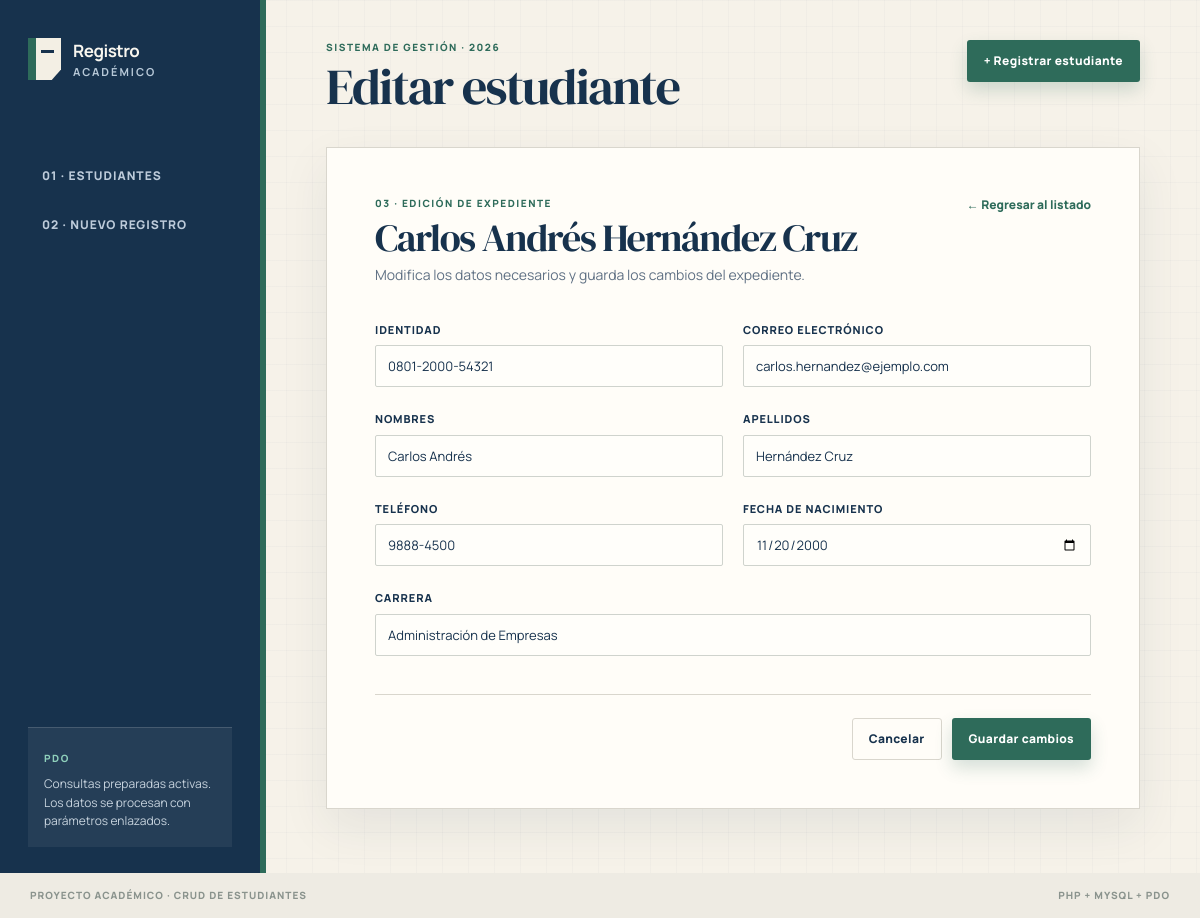
The page /editar.php?id=2 on the database its author committed.
### tables this page shows
CREATE TABLE IF NOT EXISTS estudiantes (
    id INT UNSIGNED AUTO_INCREMENT PRIMARY KEY,
    identidad VARCHAR(15) NOT NULL,
    nombres VARCHAR(100) NOT NULL,
    apellidos VARCHAR(100) NOT NULL,
    correo VARCHAR(150) NOT NULL,
    telefono VARCHAR(20) NOT NULL,
    fecha_nacimiento DATE NOT NULL,
    carrera VARCHAR(120) NOT NULL,
    created_at TIMESTAMP NOT NULL DEFAULT CURRENT_TIMESTAMP,
    updated_at TIMESTAMP NOT NULL DEFAULT CURRENT_TIMESTAMP ON UPDATE CURRENT_TIMESTAMP,
    CONSTRAINT uq_estudiantes_identidad UNIQUE (identidad),
    CONSTRAINT uq_estudiantes_correo UNIQUE (correo)
);

### includes/funciones.php (called while the page is built, shortened)
<?php
function escapar(?string $valor): string
{
    return htmlspecialchars((string) $valor, ENT_QUOTES, 'UTF-8');
}
function obtenerIdEntero(?string $valor): ?int
{
    $id = filter_var($valor, FILTER_VALIDATE_INT, ['options' => ['min_range' => 1]]);
    return $id === false ? null : $id;
}

### editar.php (the view, shortened to what this page needs)
<?php
require_once __DIR__ . '/includes/funciones.php';
$id = obtenerIdEntero($_GET['id'] ?? $_POST['id'] ?? null);
$pdo = conectarBaseDatos();
$consulta = $pdo->prepare(
    'SELECT id, identidad, nombres, apellidos, correo, telefono, fecha_nacimiento, carrera
     FROM estudiantes
     WHERE id = :id'
);
$consulta->execute(['id' => $id]);
$estudiante = $consulta->fetch();
require __DIR__ . '/includes/encabezado.php';
?>
<section class="hoja-formulario">
    <div class="seccion-cabecera">
        <div>
            <p class="etiqueta-seccion">03 · EDICIÓN DE EXPEDIENTE</p>
            <h2><?= escapar($estudiante['nombres'] . ' ' . $estudiante['apellidos']) ?></h2>
            <p class="descripcion-seccion">Modifica los datos necesarios y guarda los cambios del expediente.</p>
        </div>
        <a class="enlace-volver" href="index.php">← Regresar al listado</a>
    </div>
    <form class="formulario-estudiante" action="editar.php?id=<?= $id ?>" method="post" novalidate>
        <div class="campos-formulario">
            <div class="campo">
                <label for="identidad">Identidad</label>
                <input id="identidad" name="identidad" type="text" value="<?= escapar($estudiante['identidad']) ?>" maxlength="15" required>
            </div>
            <div class="campo">
                <label for="correo">Correo electrónico</label>
                <input id="correo" name="correo" type="email" value="<?= escapar($estudiante['correo']) ?>" maxlength="150" required>
            </div>
            <div class="campo">
                <label for="nombres">Nombres</label>
                <input id="nombres" name="nombres" type="text" value="<?= escapar($estudiante['nombres']) ?>" maxlength="100" required>
            </div>
            <div class="campo">
                <label for="apellidos">Apellidos</label>
                <input id="apellidos" name="apellidos" type="text" value="<?= escapar($estudiante['apellidos']) ?>" maxlength="100" required>
            </div>
            <div class="campo">
                <label for="telefono">Teléfono</label>
                <input id="telefono" name="telefono" type="tel" value="<?= escapar($estudiante['telefono']) ?>" maxlength="20" required>
            </div>
            <div class="campo">
                <label for="fecha_nacimiento">Fecha de nacimiento</label>
                <input id="fecha_nacimiento" name="fecha_nacimiento" type="date" value="<?= escapar($estudiante['fecha_nacimiento']) ?>" required>
            </div>
            <div class="campo campo-ancho">
                <label for="carrera">Carrera</label>
                <input id="carrera" name="carrera" type="text" value="<?= escapar($estudiante['carrera']) ?>" maxlength="120" required>
            </div>
        </div>
        <div class="acciones-formulario">
            <a class="boton boton-terciario" href="index.php">Cancelar</a>
            <button class="boton boton-principal" type="submit">Guardar cambios</button>
        </div>
    </form>
</section>
<?php require __DIR__ . '/includes/pie.php'; ?>

### assets/css/estilos.css (style rules this page uses)
:root { --marfil: #f6f2e9; --papel: #fffdf8; --tinta: #17324d; --tinta-suave: #607184; --dossier: #2e6b5a; --dossier-claro: #e2eee9; --terracota: #a54b37; --terracota-claro: #fae9e4; --linea: #d9d6cd; --sombra: 0 18px 45px rgba(23, 50, 77, 0.08); --serif: 'DM Serif Display', Georgia, serif; --sans: 'Manrope', Arial, sans-serif; }
* { box-sizing: border-box; }
body { margin: 0; color: var(--tinta); background-color: var(--marfil); background-image: linear-gradient(rgba(23, 50, 77, 0.025) 1px, transparent 1px), linear-gradient(90deg, rgba(23, 50, 77, 0.025) 1px, transparent 1px); background-size: 26px 26px; font-family: var(--sans); line-height: 1.5; }
a { color: inherit; }
.cabecera, .seccion-cabecera { display: flex; align-items: flex-start; justify-content: space-between; gap: 24px; }
.etiqueta-seccion { margin: 0 0 7px; color: var(--dossier); font-size: 10px; font-weight: 800; letter-spacing: 0.15em; text-transform: uppercase; }
h1, h2, h3, p { margin-top: 0; }
h1, h2 { font-family: var(--serif); font-weight: 400; letter-spacing: -0.035em; }
h2 { margin-bottom: 5px; font-size: clamp(28px, 3.2vw, 40px); line-height: 1.05; }
.boton { display: inline-flex; align-items: center; justify-content: center; min-height: 42px; padding: 10px 16px; border: 1px solid transparent; border-radius: 3px; font-family: var(--sans); font-size: 12px; font-weight: 800; letter-spacing: 0.03em; text-decoration: none; transition: transform 160ms cubic-bezier(0.23, 1, 0.32, 1), background-color 160ms ease, border-color 160ms ease; }
.boton-principal { color: #fff; background: var(--dossier); box-shadow: 0 8px 17px rgba(46, 107, 90, 0.2); }
.boton-terciario { color: var(--tinta); background: transparent; border-color: var(--linea); }
.mesa-registros, .hoja-formulario { background: var(--papel); border: 1px solid var(--linea); box-shadow: var(--sombra); }
.descripcion-seccion { margin: 0; color: var(--tinta-suave); font-size: 14px; }
input { min-height: 42px; width: 100%; padding: 10px 12px; color: var(--tinta); border: 1px solid #cfd3cd; border-radius: 2px; background: #fffefa; font-family: var(--sans); font-size: 13px; outline: none; transition: border-color 160ms ease, box-shadow 160ms ease; }
.enlace-limpio, .enlace-volver { color: var(--dossier); font-size: 12px; font-weight: 800; text-decoration: none; }
.hoja-formulario { padding: clamp(25px, 4vw, 52px); }
.formulario-estudiante { margin-top: 37px; }
.campos-formulario { display: grid; grid-template-columns: repeat(2, minmax(0, 1fr)); gap: 24px 20px; }
.campo { display: grid; gap: 7px; }
.campo label { font-size: 11px; font-weight: 800; letter-spacing: 0.08em; text-transform: uppercase; }
.campo-ancho { grid-column: 1 / -1; }
.acciones-formulario { display: flex; justify-content: flex-end; gap: 10px; margin-top: 38px; padding-top: 23px; border-top: 1px solid var(--linea); }
@media (prefers-reduced-motion: no-preference) { .mesa-registros, .hoja-formulario, .panel-resumen { animation: aparecer 240ms cubic-bezier(0.23, 1, 0.32, 1) both; } }

### rows shown on the page
estudiantes: nombres+apellidos "Carlos Andrés Hernández Cruz", identidad "0801-2000-54321", correo "carlos.hernandez@ejemplo.com", nombres "Carlos Andrés", apellidos "Hernández Cruz", telefono "9888-4500", fecha_nacimiento "11/20/2000", carrera "Administración de Empresas"

### other values the page prints
escapar($tituloPagina) "Editar estudiante"
